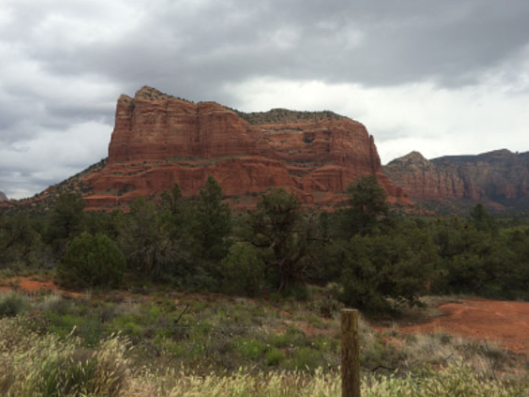
#> input picture CVIP PROJECT 2/left.jpg, 529 x 397 px
$ python task2.py
#> lines starting #> are read from the running program, lines starting #| are printed output that depends on the picture; after the words box and inside, x2 and y2 are one past the last pixel; in counts of white or black regions, pixels touching at a corner belong together
#> further down, left_img is the input picture: shape (397, 529, 3); mean B, G, R 101.4, 112.9, 118.8
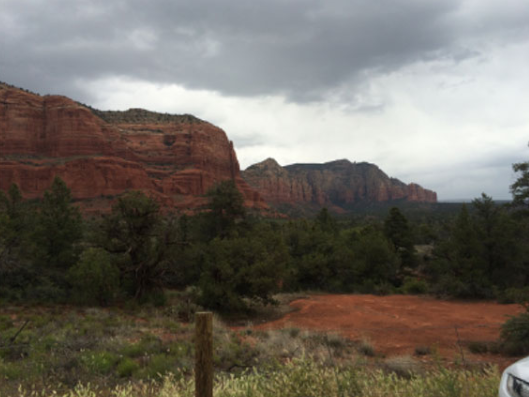
#> input picture CVIP PROJECT 2/right.jpg, 529 x 397 px
#> further down, right_img is the input picture: shape (397, 529, 3); mean B, G, R 97.1, 105.1, 110.5
"""
Image Stitching Problem
(Due date: Oct. 23, 3 P.M., 2019)
The goal of this task is to stitch two images of overlap into one image.
To this end, you need to find feature points of interest in one image, and then find
the corresponding ones in another image. After this, you can simply stitch the two images
by aligning the matched feature points.
For simplicity, the input two images are only clipped along the horizontal direction, which
means you only need to find the corresponding features in the same rows to achieve image stiching.

Do NOT modify the code provided to you.
You are allowed use APIs provided by numpy and opencv, except “cv2.findHomography()” and
APIs that have “stitch”, “Stitch”, “match” or “Match” in their names, e.g., “cv2.BFMatcher()” and
“cv2.Stitcher.create()”.
"""
import cv2
import numpy as np
import random

def solution(left_img, right_img):
    """
    :param left_img:
    :param right_img:
    :return: you need to return the result image which is stitched by left_img and right_img
    """
    # Change image to grayscale
    left_img_sample = cv2.cvtColor(left_img, cv2.COLOR_BGR2GRAY)
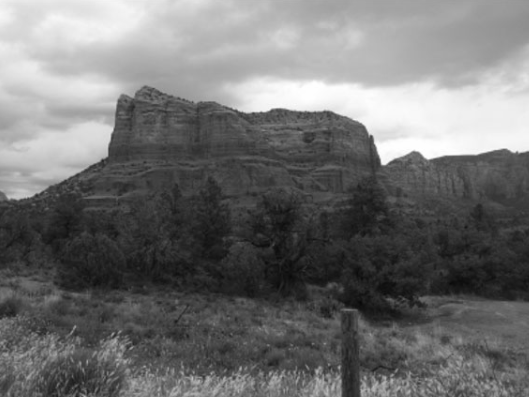
#> left_img_sample: shape (397, 529); min 7, max 255, mean 113.4
    right_img_sample = cv2.cvtColor(right_img, cv2.COLOR_BGR2GRAY)
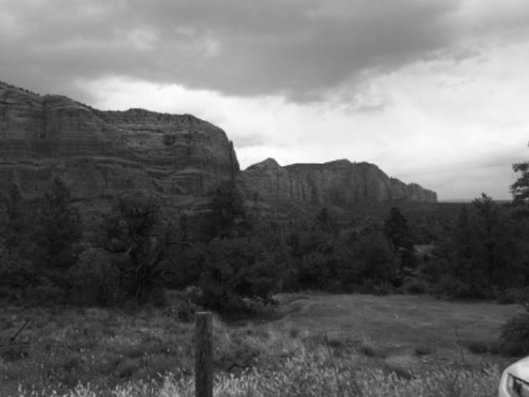
#> right_img_sample: shape (397, 529); min 5, max 254, mean 105.8

    sift_obj = cv2.xfeatures2d.SIFT_create()

    # find the key points and descriptors using SIFT
    keypoint_left, descriptor_left = sift_obj.detectAndCompute(left_img_sample, None)
#> keypoint_left = 886 keypoints; strongest (x, y, size): (388, 151, 15.5), (384, 161, 6), (419, 122, 67.7), (259, 96, 27.9)
    keypoint_right, descriptor_right = sift_obj.detectAndCompute(right_img_sample, None)
#> keypoint_right = 531 keypoints; strongest (x, y, size): (246, 158, 14.1), (246, 157, 14.9), (273, 131, 59.8), (243, 166, 5.7)

    # cv2.imwrite('results/keypoints.jpg', cv2.drawKeypoints(left_img, keypoint_left, None))

    # convert the keypoints to numpy arrays
    keypoint_left = np.float32([kp.pt for kp in keypoint_left])
#> keypoint_left = 886 pairs, first value 3.91 to 522.1, second value 60.94 to 394.2
    keypoint_right = np.float32([kp.pt for kp in keypoint_right])
#> keypoint_right = 531 pairs, first value 2.6 to 524.9, second value 60.62 to 394

    """
    1. match features between the two images
    2. compute the raw matches and initialize the list of actual matches
    """
    the_matcher = cv2.DescriptorMatcher_create("BruteForce")
    the_raw_matches = the_matcher.knnMatch(descriptor_right, descriptor_left, 2)
#> the_raw_matches = 531 matches
    the_matches = []

    """
    1. loop over the raw matches
    2. ensure the distance is within a certain ratio of each other (i.e. Lowe's ratio test), ratio = 0.75
    """
    for m in the_raw_matches:
        if len(m) == 2 and m[0].distance < m[1].distance * 0.75:
            the_matches.append((m[0].trainIdx, m[0].queryIdx))
#> after the loop, the_matches = 108 pairs, first value 133 to 876, second value 1 to 464

    """
    1. computing a homography requires at least 4 matches
    2. construct the two sets of points
    3. compute the homography between the two sets of points, threshold = 4.0
    4. get the matches along with the homography matrix and status of each matched point
    """
    if len(the_matches) > 4:
        points_right = np.float32([keypoint_right[i] for (_, i) in the_matches])
#> points_right = 108 pairs, first value 4.38 to 434.3, second value 78.43 to 382.1
        points_left = np.float32([keypoint_left[i] for (i, _) in the_matches])
#> points_left = 108 pairs, first value 72.89 to 510.7, second value 71.3 to 388.8

        (H, status) = cv2.findHomography(points_right, points_left, cv2.RANSAC, 4.0)
#> H = [[0.67, 0.0135, 160.5], [-0.126, 0.871, 22.03], [-0.000615, -2.3e-05, 1]]; status = 108 values, max 1 at index 0, min 0 at index 55, mean 0.935
        M = (the_matches, H, status)
    else:
        print("No homography could be computed.\n")
        return None

    """
    if the match is None, then there aren't enough matched keypoints to create a panorama, return None
    """
    if M is None:
        print("Not enough matched keypoints.\n")
        return None

    """
    1. apply a perspective warp to stitch images
    """
    (the_matches, H, status) = M
    result = cv2.warpPerspective(right_img, H, (right_img.shape[1] + left_img.shape[1], right_img.shape[0]))
    # cv2.imwrite("results/wrap_result.jpg", result)

    result[0:left_img.shape[0], 0:left_img.shape[1]] = left_img
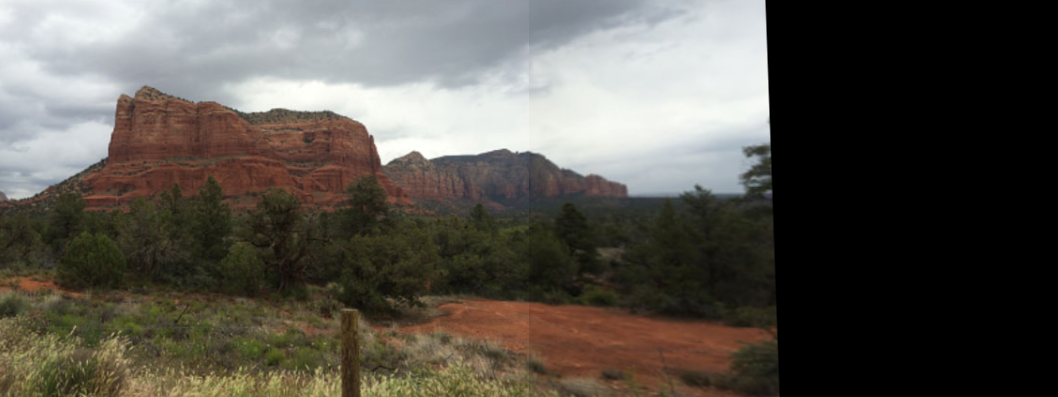
#> result: shape (397, 1058, 3); mean B, G, R 77.6, 84.8, 88.8
    # cv2.imwrite("results/result.jpg", result)

    # below code only for visualization.
    """
    1. draw matches
    """
    (h_left, w_left) = left_img.shape[:2]
#> h_left = 397; w_left = 529
    (h_right, w_right) = right_img.shape[:2]
#> h_right = 397; w_right = 529
    matchedimage = np.zeros((max(h_left, h_right), w_left + w_right, 3), dtype="uint8")
    matchedimage[0:h_right, 0:w_right] = right_img
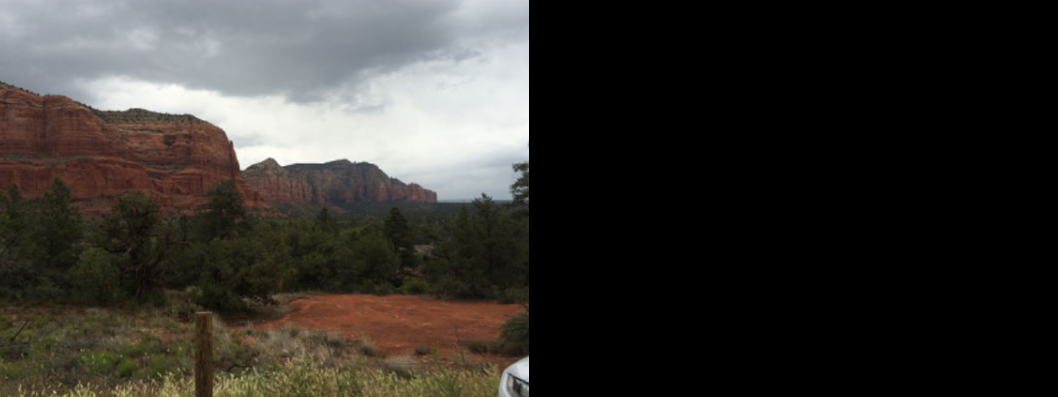
#> matchedimage: shape (397, 1058, 3); mean B, G, R 48.5, 52.5, 55.2
    matchedimage[0:h_left, w_right:] = left_img
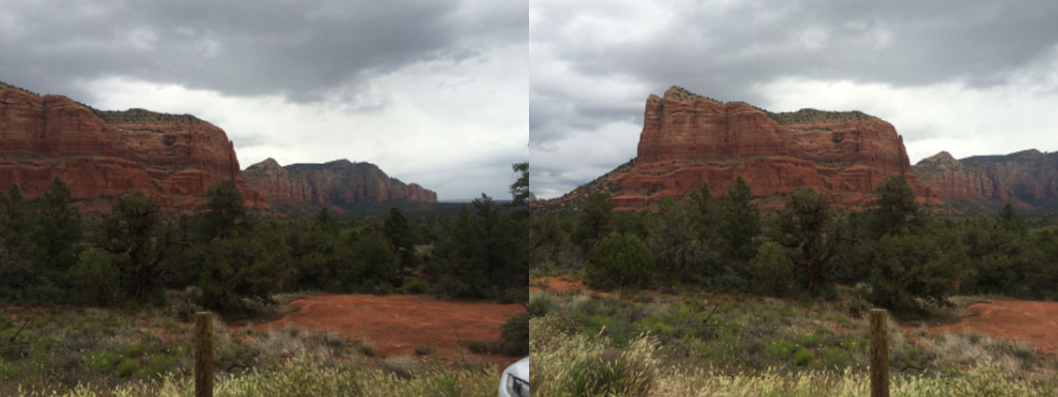
#> matchedimage: shape (397, 1058, 3); mean B, G, R 99.2, 109, 114.7

    """
    1. loop over the matches
    2. only process the match who's keypoint was a successful match.
    """
    for ((trainIdx, queryIdx), s) in zip(the_matches, status):
        if s == 1:
            # draw the match
            points_right = (int(keypoint_right[queryIdx][0]), int(keypoint_right[queryIdx][1]))
            points_left = (int(keypoint_left[trainIdx][0]) + w_right, int(keypoint_left[trainIdx][1]))
            cv2.line(matchedimage, points_left, points_right, (0, 255, 0), 1)
#> this loop made 108 passes
#> (trainIdx, queryIdx, s, points_right, points_left) on passes 1 to 12: (339, 1, [1], (4, 102), (694, 111)), (341, 3, [1], (7, 100), (697, 109)), (342, 5, [1], (9, 82), (697, 93)), (356, 6, [1], (12, 339), (704, 321)), (364, 14, [1], (24, 88), (710, 97)), (376, 15, [1], (25, 354), (716, 335)), (377, 16, [1], (25, 354), (716, 335)), (367, 17, [1], (25, 97), (711, 105)), (373, 18, [1], (25, 339), (715, 322)), (380, 23, [1], (35, 91), (719, 100)), (383, 24, [1], (36, 164), (721, 165)), (389, 25, [1], (41, 94), (724, 101))
#> (points_right, points_left) on passes 61, 62, 63, 65, 66, 67: ((208, 210), (877, 206)), ((210, 124), (879, 119)), ((215, 136), (884, 131)), ((221, 132), (890, 127)), ((223, 335), (897, 335)), ((229, 136), (899, 131))
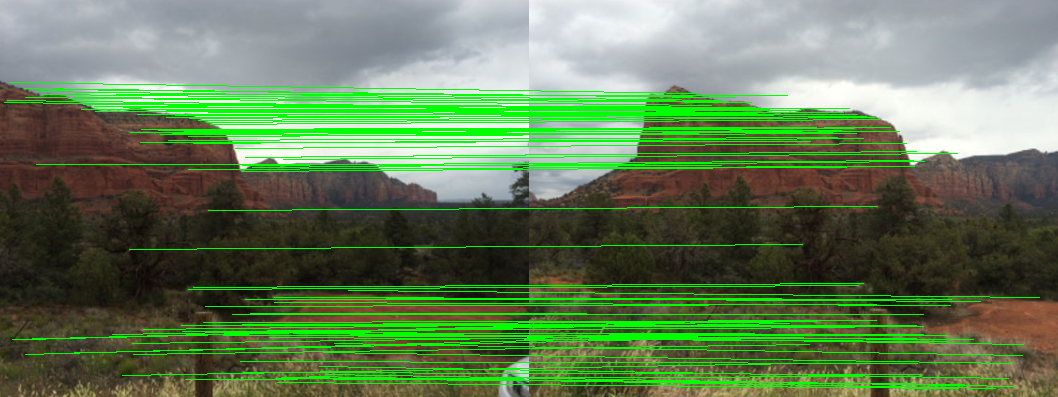
#> matchedimage: shape (397, 1058, 3); 11.93% of pixels changed, all inside (x1, y1, x2, y2) = (4, 82, 1040, 389)
    # cv2.imwrite("results/matched.jpg", matchedimage)

    # raise NotImplementedError
    return result

if __name__ == "__main__":
    left_img = cv2.imread('left.jpg')
    right_img = cv2.imread('right.jpg')
    result_image = solution(left_img, right_img)
    cv2.imwrite('results/task2_result.jpg',result_image)
